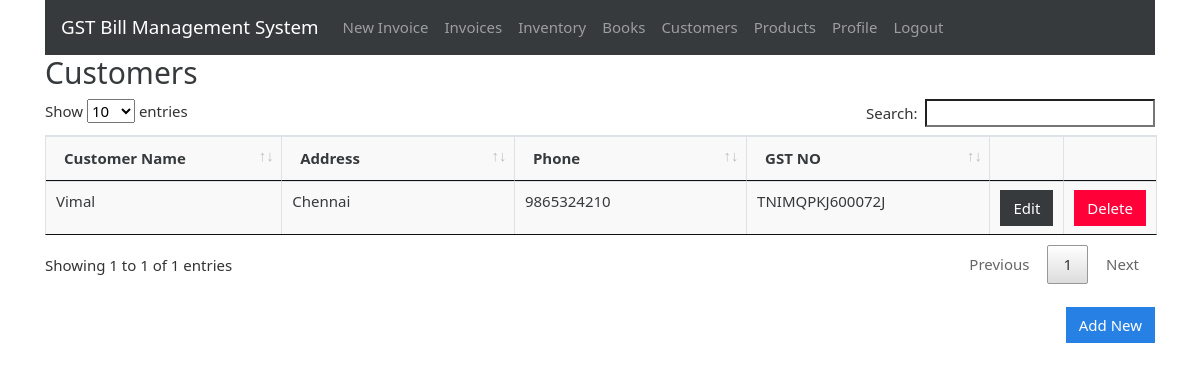
Before: /customers (signed in) with the older database file.
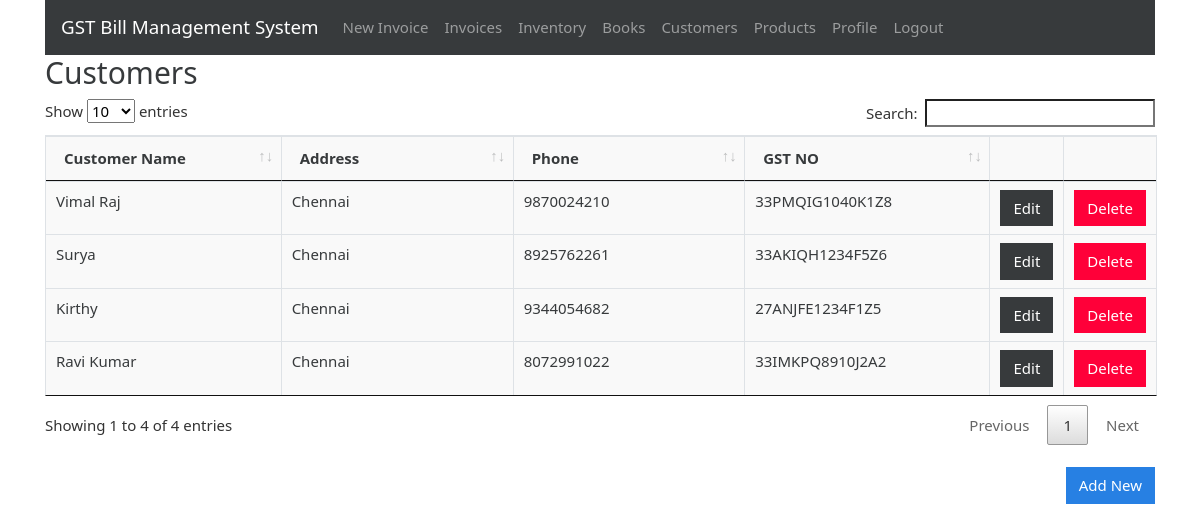
After: the same page with the newer database file.
### gstbillingapp/models.py (models this page shows, shortened)
class Customer(models.Model):
    user = models.ForeignKey(User, null=True, blank=True, on_delete=models.SET_NULL)
    customer_name = models.CharField(max_length=200)
    customer_address = models.TextField(max_length=600, blank=True, null=True)
    customer_phone = models.CharField(max_length=10, blank=True, null=True)
    customer_gst = models.CharField(max_length=15, blank=True, null=True)

### gstbillingapp/views.py (the view)
# urls.py: path('customers', views.customers, name='customers'),
@login_required
def customers(request):
    context = {}
    context['customers'] = Customer.objects.filter(user=request.user)
    return render(request, 'gstbillingapp/customers.html', context)

### gstbillingapp/templates/gstbillingapp/customers.html (shortened to what this page needs)
{% extends "gstbillingapp/base.html" %}
{% load static %}
{% block content %}
<div class="row">
	<div class="col">
		<h2>Customers</h2>
	</div>
</div>
<table class="table table-bordered" id="customer-table">
	<thead>
		<tr>
			<th>Customer Name</th>
			<th>Address</th>
			<th>Phone</th>
			<th>GST NO</th>
			<th></th>
			<th></th>
		</tr>
	</thead>
	<tbody class="two-col-form">
		{% for customer in customers %}
		<tr>
			<td>{{customer.customer_name}}</td>
			<td>{{customer.customer_address}}</td>
			<td>{{customer.customer_phone}}</td>
			<td>{{customer.customer_gst}}</td>
			<td><a href="{% url 'customer_edit' customer.id %}"><button type="button" class="btn btn-dark">Edit</button></a></td>
			<td><button type="button" class="btn btn-danger" data-toggle="modal" data-target="#customerDeleteModal" data-customer-id="{{customer.id}}" data-customer-name="{{customer.customer_name}}">Delete</button></td>
		</tr>
		{% endfor %}
	</tbody>
</table>
<div class="text-right mb-3"><br>
	<a href="{% url 'customer_add' %}" id="add_customer_btn"><button type="button" class="btn btn-primary">Add New</button></a>
</div>
{% endblock %}

### gstbillingapp/templates/gstbillingapp/base.html (shortened to what this page needs)
{% load static %}
<!doctype html>
<html lang="en">
<head>
	<link rel="stylesheet" href="{% static "gstbillingapp/bootstrap-4.4.1-dist/css/bootstrap-cosmo.min.css" %}">
	<link rel="stylesheet" href="{% static "gstbillingapp/main.css" %}">
	<link rel="stylesheet" href="{% static "gstbillingapp/DataTables/jquery.dataTables.min.css" %}">
	<link rel="stylesheet" href="{% static "gstbillingapp/DataTables/dataTables.bootstrap4.min.css" %}">
</head>
<body>
	<div class="container">
		{% include "gstbillingapp/navbar.html" %}
		{% block content %}{% endblock %}
	</div>
</body>
</html>

### gstbillingapp/templates/gstbillingapp/navbar.html (shortened to what this page needs)
<nav class="navbar navbar-expand-lg navbar-dark bg-dark">
	<a class="navbar-brand" href="{% url 'landing_page' %}">GST Bill Management System</a>
	<div class="collapse navbar-collapse" id="navbarSupportedContent">
		<ul class="navbar-nav mr-auto">
			{% if user.is_authenticated %}
			<li class="nav-item">
				<a class="nav-link" href="{% url 'invoice_create' %}">New Invoice <span class="sr-only">(current)</span></a>
			</li>
			<li class="nav-item">
				<a class="nav-link" href="{% url 'invoices' %}">Invoices</a>
			</li>
			<li class="nav-item">
				<a class="nav-link" href="{% url 'inventory' %}">Inventory</a>
			</li>
			<li class="nav-item">
				<a class="nav-link" href="{% url 'books' %}">Books</a>
			</li>
			<li class="nav-item">
				<a class="nav-link" href="{% url 'customers' %}">Customers</a>
			</li>
			<li class="nav-item">
				<a class="nav-link" href="{% url 'products' %}">Products</a>
			</li>
			<li class="nav-item">
				<a class="nav-link" href="{% url 'user_profile' %}">Profile</a>
			</li>
			<li class="nav-item">
				<a class="nav-link" href="{% url 'logout' %}?next=/" onclick="event.preventDefault(); document.getElementById('logout-form').submit();">Logout</a>
			</li>
			{% endif %}
		</ul>
	</div>
</nav>

### gstbillingapp/static/gstbillingapp/main.css (style rules this page uses)
.table-bordered td, .table-bordered th { padding: 0.25em; }
.table-bordered tbody td, .table-bordered tbody th, .table-bordered thead th, .table-bordered thead td { background: #f9f9f9; }
.two-col-form td, .two-col-form th { width: 25%; }
#add_customer_btn, #add_product_btn { float: right; }

Changed rows visible on the page:
removed Customer: customer_name "Vimal", customer_address "Chennai", customer_phone "9865324210", customer_gst "TNIMQPKJ600072J"
added Customer: customer_name "Vimal Raj", customer_address "Chennai", customer_phone "9870024210", customer_gst "33PMQIG1040K1Z8"
added Customer: customer_name "Surya", customer_address "Chennai", customer_phone "8925762261", customer_gst "33AKIQH1234F5Z6"
added Customer: customer_name "Kirthy", customer_address "Chennai", customer_phone "9344054682", customer_gst "27ANJFE1234F1Z5"
added Customer: customer_name "Ravi Kumar", customer_address "Chennai", customer_phone "8072991022", customer_gst "33IMKPQ8910J2A2"
Other visible differences:
text written by a page script: "Show entries Search: Showing 1 to 1 of 1 entries Previous 1 Next" → "Show entries Search: Showing 1 to 4 of 4 entries Previous 1 Next"
